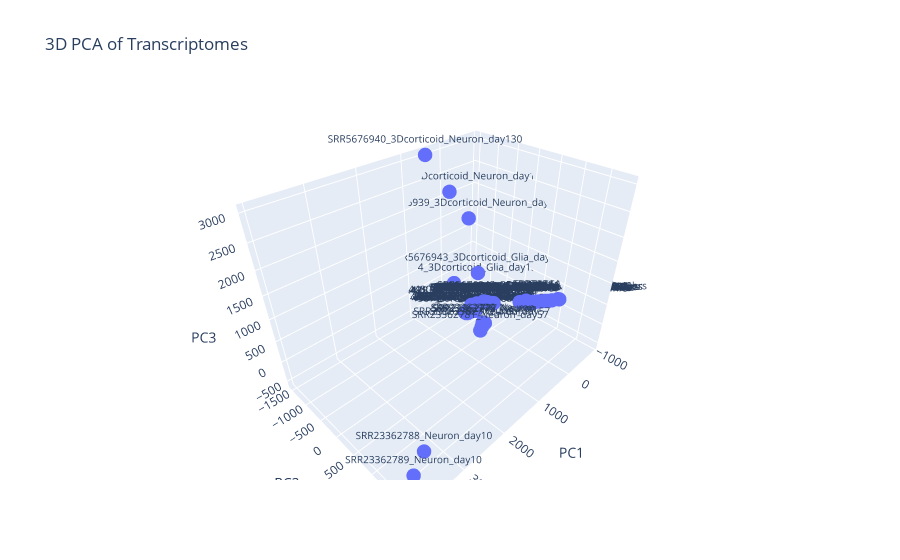

Write notebook code for a chart like this one.
### Code cell
# Perform PCA on the numeric data with three components
pca = PCA(n_components=3)
principal_components = pca.fit_transform(pivot_df)

# Create a DataFrame for the principal components
pca_df = pd.DataFrame(data=principal_components, columns=['PC1', 'PC2', 'PC3'])

# Add the labels (SRA_state) to the PCA DataFrame
pca_df['label'] = pivot_df.index

# Create an interactive 3D scatter plot with Plotly
fig = px.scatter_3d(pca_df, x='PC1', y='PC2', z='PC3', text='label', title='3D PCA of Transcriptomes')

# Adjust the marker size and text size
fig.update_traces(marker=dict(size=5), textposition='top center', textfont=dict(size=10))

# Show the plot
fig.show()

### Figure 1 — Plotly figure (JSON) as saved in the notebook; plotly's stock layout.template omitted (floating-point values rounded to 4 significant figures)
{"data": [{"hovertemplate": "PC1=%{x}<br>PC2=%{y}<br>PC3=%{z}<br>label=%{text}<extra></extra>", "legendgroup": "", "marker": {"color": "#636efa", "size": 5, "symbol": "circle"}, "mode": "markers+text", "name": "", "scene": "scene", "showlegend": false, "text": ["ERR7056412_hiPSC", "ERR7056413_hiPSC", "ERR7056414_hiPSC", "SRR13394440_M0", "SRR13394441_M0", "SRR13394448_M1", "SRR13394449_M1", "SRR13394456_M2", "SRR13394457_M2", "SRR13394478_M2_Neg_Ctrl_KD_Rep1_bRNAseq", "SRR13394479_M2_Neg_Ctrl_KD_Rep2_bRNAseq", "SRR13394480_M2_Pos_Ctrl_KD_Rep1_bRNAseq", "SRR13394481_M2_Pos_Ctrl_KD_Rep2_bRNAseq", "SRR23362776_Neuron", "SRR23362777_Neuron", "SRR23362778_Neuron", "SRR23362779_Neuron", "SRR23362781_Neuron_day57", "SRR23362782_Neuron_day57", "SRR23362788_Neuron_day10", "SRR23362789_Neuron_day10", "SRR23362790_hiPSC", "SRR23362791_hiPSC", "SRR23362792_hiPSC", "SRR23362793_hiPSC", "SRR23362794_hiPSC", "SRR23362795_hiPSC", "SRR23470148_cardiacfibroblast_TGFB-72hrs", "SRR23470149_cardiacfibroblast_TGFB-72hrs", "SRR23470150_cardiacfibroblast_TGFB-72hrs", "SRR23470151_cardiacfibroblast_Ctrl-72hrs", "SRR23470152_cardiacfibroblast_Ctrl-72hrs", "SRR23470153_cardiacfibroblast_Ctrl-72hrs", "SRR23470154_cardiacfibroblast_TGFB-48hrs", "SRR23470155_cardiacfibroblast_TGFB-48hrs", "SRR23470156_cardiacfibroblast_TGFB-48hrs", "SRR23470157_cardiacfibroblast_Ctrl-48hrs", "SRR23470158_cardiacfibroblast_Ctrl-48hrs", "SRR23470159_cardiacfibroblast_Ctrl-48hrs", "SRR23470160_cardiacfibroblast_TGFB-24hrs", "SRR23470161_cardiacfibroblast_TGFB-24hrs", "SRR23470162_cardiacfibroblast_TGFB-24hrs", "SRR23470163_cardiacfibroblast_Ctrl-24hrs", "SRR23470164_cardiacfibroblast_Ctrl-24hrs", "SRR23470165_cardiacfibroblast_Ctrl-24hrs", "SRR23470166_cardiacfibroblast", "SRR23470167_cardiacfibroblast", "SRR23470168_cardiacfibroblast", "SRR28359575_ipscderived-DC1", "SRR28359576_ipscderived-DC1", "SRR28359577_ipscderived-DC2", "SRR28359578_ipscderived-DC2", "SRR28359579_ipscderived-DC2", "SRR28359580_ipscderived-DC2", "SRR28359581_ipscderived-DC1", "SRR28359582_ipscderived-DC2", "SRR28359583_ipscderived-DC2", "SRR28359584_ipscderived-DC2", "SRR28359585_ipscderived-DC2", "SRR28359586_cordbloodHSCderived-DC1", "SRR28359587_cordbloodHSCderived-DC2", "SRR28359588_cordbloodHSCderived-DC2", "SRR28359589_cordbloodHSCderived-DC1", "SRR28359590_cordbloodHSCderived-DC2", "SRR28359591_cordbloodHSCderived-DC2", "SRR28359592_cordbloodHSCderived-DC2", "SRR28359593_cordbloodHSCderived-DC2", "SRR28457601_Mesoderm", "SRR5676939_3Dcorticoid_Neuron_day130", "SRR5676940_3Dcorticoid_Neuron_day130", "SRR5676941_3Dcorticoid_Neuron_day130", "SRR5676942_3Dcorticoid_Glia_day130", "SRR5676943_3Dcorticoid_Glia_day131", "SRR5676944_3Dcorticoid_Glia_day132"], "textfont": {"size": 10}, "textposition": "top center", "type": "scatter3d", "x": [-889.3, -903.5, -820.5, 105.7, 113.4, 67.01, 110.5, 161.5, 174.9, 102.9, 106.7, 76.88, 126.9, 620.6, 567.3, 614.1, 706.7, 837.0, 744.6, 3582.0, 3942.0, 28.17, -3.498, 34.81, 8.5, -93.39, -76.0, -591.5, -561.3, -554.1, -521.6, -516.6, -499.9, -695.6, -651.1, -648.2, -574.2, -574.0, -536.0, -626.8, -610.7, -615.0, -568.7, -585.2, -537.8, -735.7, -754.9, -739.0, 143.2, 139.0, 154.3, 100.2, 128.9, 112.8, 109.2, 146.6, 161.3, 128.5, 112.7, 111.1, 110.3, 127.7, 60.08, 114.5, 80.02, 104.5, 109.2, -431.4, 136.3, 499.1, 228.5, -418.7, 98.75, 285.4], "y": [981.6, 1007.0, 884.7, -454.7, -467.5, -347.4, -407.4, -489.3, -505.6, -468.2, -484.5, -420.0, -510.6, 216.7, 230.0, 240.0, 270.8, 345.5, 305.5, 1693.0, 1871.0, -275.5, -214.9, -277.5, -263.8, -101.0, -129.8, 637.7, 590.3, 588.8, 533.5, 527.0, 496.3, 793.6, 723.9, 717.2, 601.7, 605.5, 548.5, 677.1, 652.3, 655.4, 570.7, 591.7, 520.5, 806.7, 837.5, 809.2, -668.2, -664.7, -698.8, -586.2, -681.8, -594.4, -598.8, -673.1, -700.5, -643.6, -620.8, -629.0, -681.6, -628.4, -493.9, -601.1, -507.0, -591.4, -595.4, 343.8, -689.2, -1518.0, -1137.0, 506.8, -419.9, -940.8], "z": [202.5, 203.5, 156.3, -204.6, -210.7, -113.9, -117.6, -173.8, -176.7, -228.3, -232.4, -193.9, -248.6, -3.417, -42.51, -24.92, -22.19, -8.89, 1.42, 119.7, 104.6, -63.53, -38.33, -34.11, -65.36, -54.55, -57.83, 108.0, 89.74, 89.22, 77.92, 79.88, 70.83, 158.2, 134.1, 131.9, 92.88, 100.4, 85.2, 117.6, 110.2, 113.4, 60.17, 62.18, 35.76, 144.1, 151.2, 142.5, -499.8, -487.6, -511.8, -443.8, -535.3, -444.0, -448.1, -479.3, -504.7, -463.4, -470.8, -490.7, -548.1, -458.5, -398.9, -460.3, -390.8, -451.8, -446.2, 29.81, 1858.0, 3022.0, 2312.0, 161.6, 670.7, 252.0]}], "layout": {"autosize": true, "legend": {"tracegroupgap": 0}, "scene": {"aspectmode": "auto", "aspectratio": {"x": 1.247, "y": 0.8724, "z": 0.919}, "camera": {"center": {"x": 0, "y": 0, "z": 0}, "eye": {"x": 1.142, "y": 1.142, "z": 1.142}, "projection": {"type": "perspective"}, "up": {"x": 0, "y": 0, "z": 1}}, "domain": {"x": [0, 1], "y": [0, 1]}, "xaxis": {"title": {"text": "PC1"}, "type": "linear"}, "yaxis": {"title": {"text": "PC2"}, "type": "linear"}, "zaxis": {"title": {"text": "PC3"}, "type": "linear"}}, "title": {"text": "3D PCA of Transcriptomes"}}}
